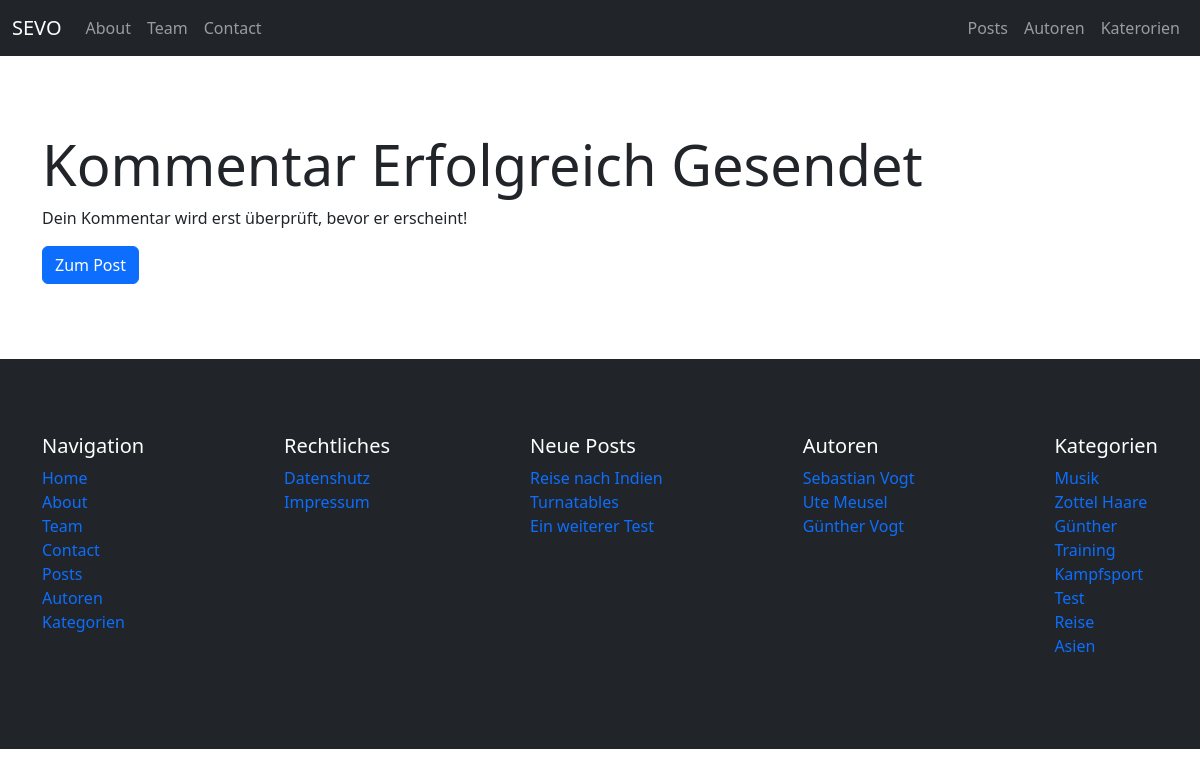
Screenshot of /blog/comment-sended/ein-weitere-test with the database file from the repository.
### pages/models.py (models this page shows, shortened)
class Page(models.Model):
    class Templates(models.TextChoices):
        FULL_WIDTH = "Fullwidth"
        CONTAINER = "Container"
        FULL_WIDTH_WITH_HEADER = "Fullwidth with header"
        CONTAINER_WITH_HEADER = "Container with header"
    title = models.CharField(max_length=255)
    slug = models.SlugField(unique=True, blank=True)
    index = models.IntegerField(default=1)
    content = tinymce_models.HTMLField()
    featured_image = models.ForeignKey(Image, on_delete=models.SET_NULL, null=True, blank=True)
    published = models.BooleanField(default=True)
    is_home = models.BooleanField(default=False)
    template = models.CharField(max_length=100, choices=Templates.choices, default=Templates.CONTAINER)
    created_at = models.DateTimeField(auto_now_add=True)
    updated_at = models.DateTimeField(auto_now=True)

### blog/models.py (models this page shows, shortened)
class Post(models.Model):
    author = models.ForeignKey(Author, on_delete=models.SET_NULL, null=True)
    title = models.CharField(max_length=255)
    slug = models.SlugField(unique=True)
    categories = models.ManyToManyField(Category, blank=True)
    content = tinymce_models.HTMLField()
    excerpt = models.TextField(max_length=255, blank=True)
    featured_image = models.ForeignKey(Image, on_delete=models.SET_NULL, blank=True, null=True)
    published = models.BooleanField(default=True)
    is_featured = models.BooleanField(default=False)
    allow_comments = models.BooleanField(default=False)
    created_at = models.DateTimeField(auto_now_add=True)
    updated_at = models.DateTimeField(auto_now=True)

class Category(models.Model):
    name = models.CharField(max_length=100, unique=True, db_index=True)
    slug = models.SlugField(unique=True, default="")
    class Meta:
        verbose_name_plural = "Categories"

### author/models.py (models this page shows, shortened)
class Author(models.Model):
    firstname = models.CharField(max_length=100)
    lastname = models.CharField(max_length=100)
    nickname = models.CharField(max_length=100, blank=True)
    email = models.EmailField(null=True)
    slug = models.SlugField(unique=True, default="")
    def get_fullname(self):
        return f"{self.firstname} {self.lastname}"

### blog/views.py (the view)
# urls.py: path("comment-sended/<slug:slug>", views.comment_successfull_sended, name="blog-comment-successfull-sended-slug"),
def comment_successfull_sended(request, slug):
    post = get_object_or_404(models.Post, slug=slug, published=True)
    return render(request, "blog/comment_successfull_sended.html", {
        "title": "Kommentar erfolgreich gesendet",
        "text": "Dein Kommentar wird erst überprüft, bevor er erscheint!",
        "post": post
    })

### utils/context_processors.py (called while the page is built)
def menus_context(request):
    menu_main = Menu.objects.get(name="Main")
    menu_meta = Menu.objects.get(name="Meta")
    pages_main = menu_main.pages.filter(published=True).order_by("index")
    pages_meta = menu_meta.pages.filter(published=True).order_by("index")
    categories = Category.objects.all()
    authors = Author.objects.all()
    latest_posts = Post.objects.filter(published=True).order_by("-created_at")[:3]
    return {
        "pages_main": pages_main,
        "pages_meta": pages_meta,
        "categories": categories,
        "authors": authors,
        "latest_posts": latest_posts
    }

### blog/templates/blog/comment_successfull_sended.html (shortened to what this page needs)
{% extends "base.html" %}
{% block content %}
    <div class="container section-padding">
        <h1 class="display-4">{{ title|title }}</h1>
        <p>
            {{ text }}
        </p>
        <a class="btn btn-primary" href="{% url "blog-post-slug" slug=post.slug %}">Zum Post</a>
    </div>
{% endblock %}

### templates/partials/_navbar.html (shortened to what this page needs)
<nav class="navbar navbar-expand-lg bg-dark border-body" data-bs-theme="dark">
    <div class="container-fluid">
      <a class="navbar-brand" href="{% url "homepage" %}">SEVO</a>
      <div class="collapse navbar-collapse" id="navbarNav">
        <ul class="navbar-nav me-auto">
            {% for page in pages_main %}
                {% if page.is_home == False %}
                    <li class="nav-item">
                        <a class="nav-link" href="{% url "pages-page-single-slug" slug=page.slug %}">{{ page.title|title }}</a>
                    </li>
                {% endif %}
            {% endfor %}
        </ul>
        <ul class="navbar-nav d-flex">
            <li class="nav-item">
                <a class="nav-link{% if "post" in request.path %} active{% endif %}"{% if "post" in request.path %} aria-current="page"{% endif %} href="{% url "blog-posts" %}">Posts</a>
            </li>
            <li class="nav-item">
                <a class="nav-link{% if "author" in request.path %} active{% endif %}"{% if "author" in request.path %} aria-current="page"{% endif %} href="{% url "author-index" %}">Autoren</a>
            </li>
            <li class="nav-item">
                <a class="nav-link{% if "categor" in request.path %} active{% endif %}"{% if "categor" in request.path %} aria-current="page"{% endif %} href="{% url "blog-categories" %}">Katerorien</a>
            </li>
        </ul>
      </div>
    </div>
  </nav>

### templates/partials/_navigation_main.html
<nav>
    <ul class="list-unstyled">
        {% for page in pages_main %}
            <li><a class="text-decoration-none {% if page.title|lower in request.path or page.is_home and request.path == "/" %}active{% endif %}" href="{% url "pages-page-single-slug" slug=page.slug %}">{{ page.title }}</a></li>
        {% endfor %}
        <li><a class="text-decoration-none" href="{% url "blog-posts" %}">Posts</a></li>
        <li><a class="text-decoration-none" href="{% url "author-index" %}">Autoren</a></li>
        <li><a class="text-decoration-none" href="{% url "blog-categories" %}">Kategorien</a></li>
    </ul>
</nav>

### templates/partials/_navigation_meta.html
<nav>
    <ul class="list-unstyled">
        {% for page in pages_meta %}
            <li><a class="text-decoration-none {% if page.title|lower in request.path or page.is_home and request.path == "/" %}active{% endif %}" href="{% url "pages-page-single-slug" slug=page.slug %}">{{ page.title }}</a></li>
        {% endfor %}
    </ul>
</nav>

### templates/partials/_navigation_latest_posts.html
<nav>
    {% if latest_posts %}
        <ul class="list-unstyled">
            {% for post in latest_posts %}
                <li><a class="text-decoration-none {% if post.slug|lower in request.path %}active{% endif %}" href="{% url "blog-post-slug" slug=post.slug %}">{{ post.title }}</a></li>
            {% endfor %}
        </ul>
    {% else %}
        <p>Keine Posts vorhanden</p>
    {% endif %}
</nav>

### templates/partials/_navigation_authors.html
<nav>
    {% if authors %}
        <ul class="list-unstyled">
            {% for author in authors %}
                <li><a class="text-decoration-none {% if author.name|lower in request.path %}active{% endif %}" href="{% url "author-single-slug" slug=author.slug %}">{{ author.get_fullname }}</a></li>
            {% endfor %}
        </ul>
    {% else %}
        <p>Keine Autoren vorhanden</p>
    {% endif %}
</nav>

### templates/partials/_navigation_categories.html
<nav>
    {% if categories %}
        <ul class="list-unstyled">
            {% for category in categories %}
                <li><a class="text-decoration-none {% if category.name|lower in request.path %}active{% endif %}" href="{% url "blog-category-slug" slug=category.slug %}">{{ category.name }}</a></li>
            {% endfor %}
        </ul>
    {% else %}
        <p>Keine Kategorien vorhanden</p>
    {% endif %}
</nav>

### static/css/style.css (style rules this page uses)
.section-padding { padding-top: 75px; padding-bottom: 75px; }

### rows the page displays
Page: title "About"
Page: title "Team"
Page: title "Contact"
Page: title "Home"
Page: title "Datenshutz"
Page: title "Impressum"
Post: title "Reise nach Indien"
Post: title "Turnatables"
Post: title "Ein weiterer Test"
Author: get_fullname "Sebastian Vogt"
Author: get_fullname "Ute Meusel"
Author: get_fullname "Günther Vogt"
Category: name "Musik"
Category: name "Zottel Haare"
Category: name "Günther"
Category: name "Training"
Category: name "Kampfsport"
Category: name "Test"
Category: name "Reise"
Category: name "Asien"

### other values shown
{{ title|title }} "Kommentar Erfolgreich Gesendet"
{{ text }} "Dein Kommentar wird erst überprüft, bevor er erscheint!"
